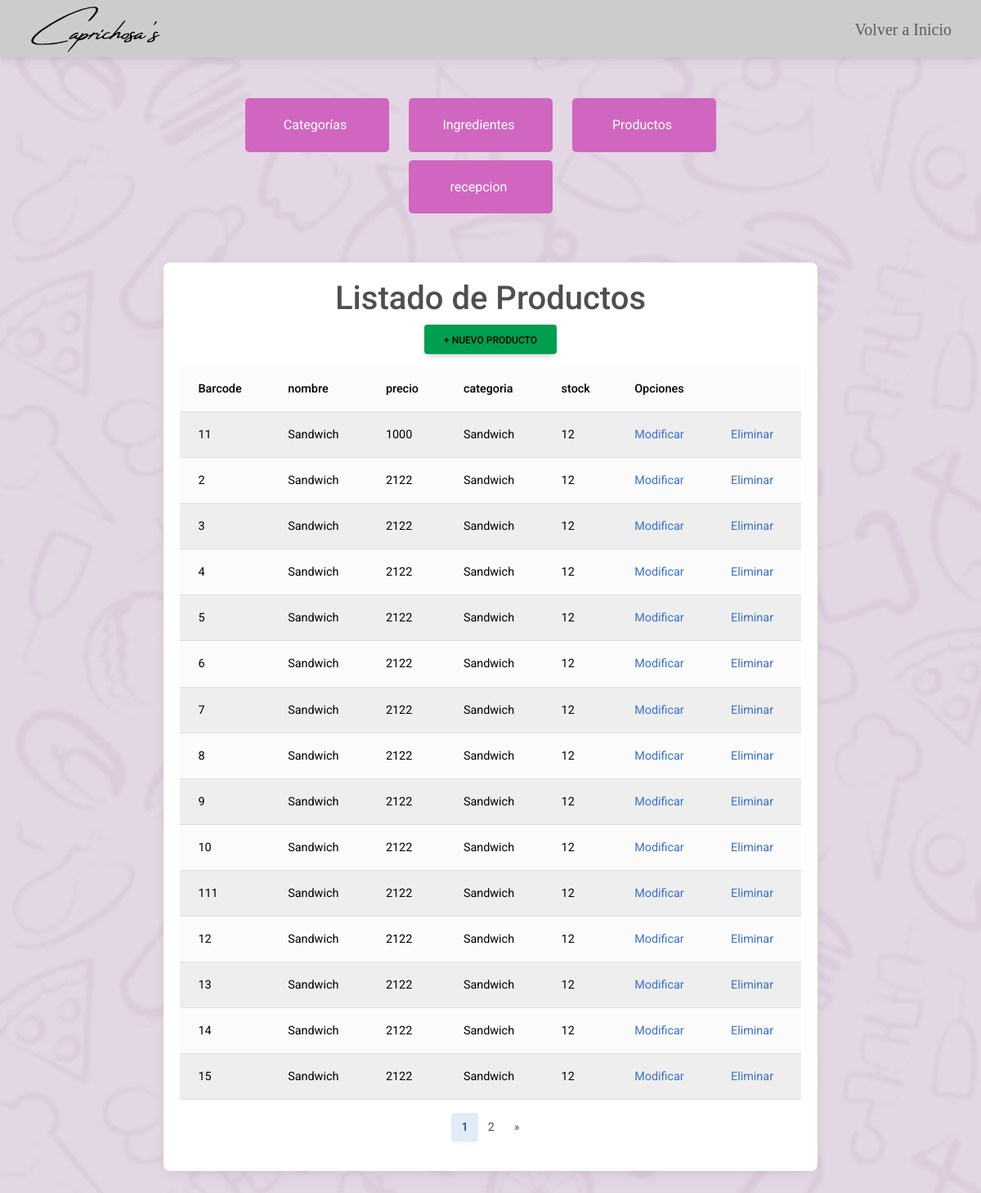
/crud/Listado-productos, run on an earlier commit of the app's database.
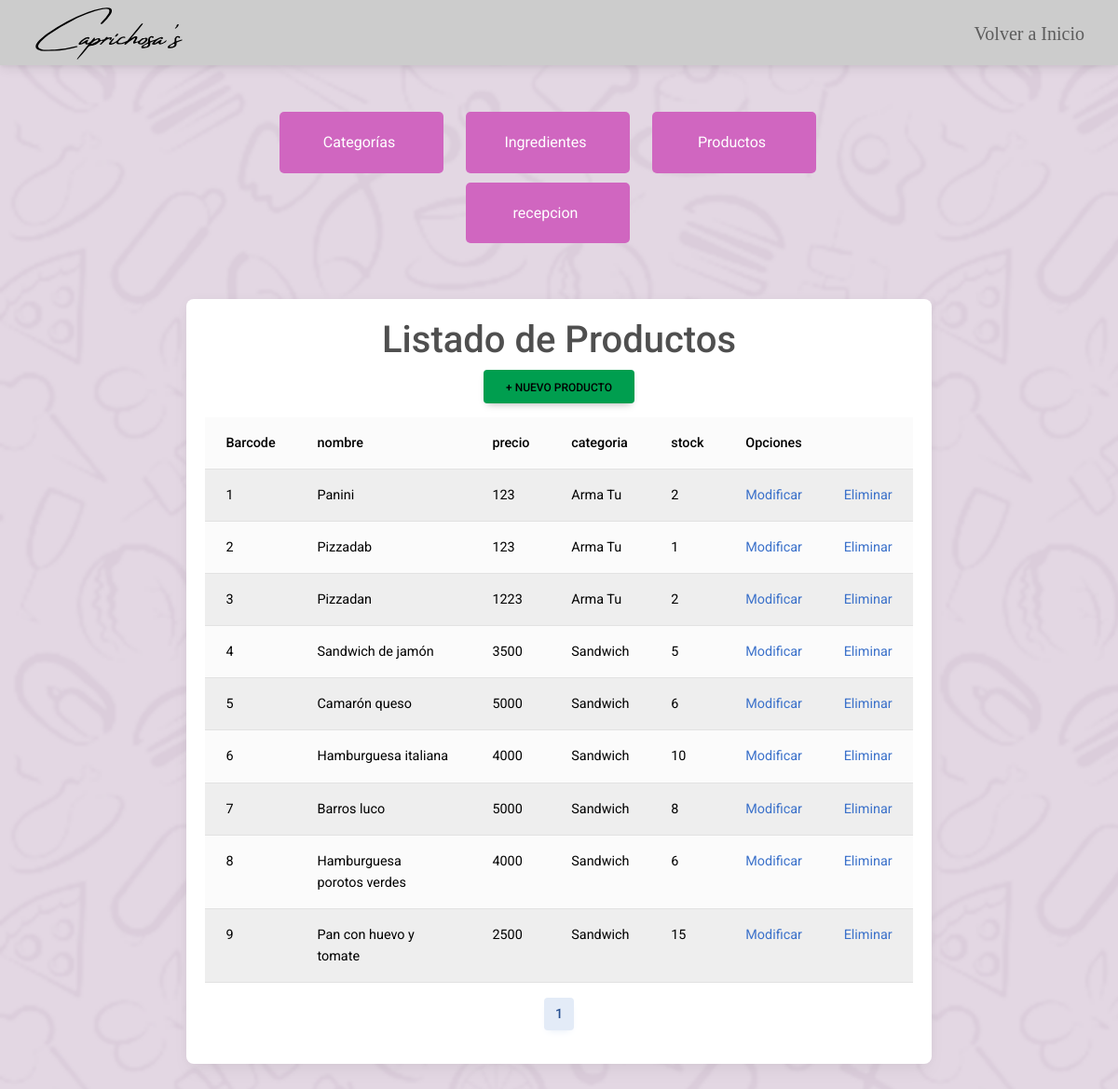
And on a later commit of the database.
### core/models.py (models this page shows, shortened)
class PRODUCTO(models.Model):
    Barcode = models.CharField(max_length=50 ,primary_key=True ,verbose_name='Barcode')
    nombre =  models.CharField(max_length=50 ,verbose_name='nombre')
    slug = AutoSlugField(populate_from='nombre')
    precio = models.IntegerField(verbose_name='precio')
    stock = models.IntegerField(verbose_name='stock')
    imgurl = models.CharField(max_length=600,verbose_name='url_img')
    descripcion = models.TextField(max_length=600,verbose_name='descripcion',null=True)
    is_activo = models.BooleanField(default=True)
    destacado = models.BooleanField(default=False)
    categoria = models.ForeignKey(CATEGORIA,on_delete=models.CASCADE)

class CATEGORIA(models.Model):
    nombre = models.CharField(max_length=50,primary_key=True, verbose_name='nombre de la categoria')
    slug = AutoSlugField(populate_from='nombre')
    is_activo = models.BooleanField(default=True)
    def __str__(self) -> str:
        return self.nombre

### core/views.py (the view)
# urls.py: path("crud/Listado-productos",Lproductos,name="Lproductos"),
def Lproductos(request):
    productos = PRODUCTO.objects.all()
    paginator = Paginator(productos, 15)  # 15 productos por página
    page_number = request.GET.get('page')
    productos = paginator.get_page(page_number)
    context = {'productos': productos}
    return render(request, 'core/Crud/Listas/Lproductos.html', context)

### core/context_processor.py (called while the page is built)
def importe_total_carro(request):
    total=0
    if 'carro' in request.session:
        for key, value in request.session["carro"].items():
            total += int(value["acumulado"])
    return {'importe_total_carro':total}

def counter(request):
    cart_count = 0
    if 'carro' in request.session:
        for key, value in request.session["carro"].items():
            cart_count +=  int(value["cantidad"])
    return dict(cart_count=cart_count)

### core/templates/core/Crud/Listas/Lproductos.html (shortened to what this page needs)
{% extends 'core/Crud/crud.html' %}
{% load static %}
{% block content %}
<div class="container">
  <div class="card">
    <h1>Listado de Productos</h1>
    <li style="list-style: none;">
      <a class="btn new" href="{% url 'Productoform' %}">+ Nuevo Producto</a>
    </li>
    <div class="row">
      <table class="table table-light table-striped">
        <thead>
          <tr>
            <th scope="col">Barcode</th>
            <th scope="col">nombre</th>
            <th scope="col">precio</th>
            <th scope="col">categoria</th>
            <th scope="col">stock</th>
            <th scope="col" colspan="2">Opciones</th>
          </tr>
        </thead>
        <tbody>
          {% for ve in productos %}
          <tr>
            <td>{{ve.Barcode}}</td>
            <td>{{ve.nombre}}</td>
            <td>{{ve.precio}}</td>
            <td>{{ve.categoria}}</td>
            <td>{{ve.stock}}</td>
            <td><a href="{% url 'Mod_Producto' ve.Barcode %}">Modificar</a></td>
            <td><a href="{% url 'delete_Producto' ve.Barcode %}">Eliminar</a></td>
          </tr>
          {% endfor %}
        </tbody>
      </table>
    </div>
    <div class="row">
      <nav aria-label="Page navigation">
        <ul class="pagination justify-content-center">
          {% for page in productos.paginator.page_range %}
          {% if productos.number == page %}
          <li class="page-item active"><a class="page-link" href="?page={{ page }}">{{ page }}</a></li>
          {% else %}
          <li class="page-item"><a class="page-link" href="?page={{ page }}">{{ page }}</a></li>
          {% endif %}
          {% endfor %}
          {% if productos.has_next %}
          <li class="page-item">
            <a class="page-link" href="?page={{ productos.next_page_number }}" aria-label="Next">
              <span aria-hidden="true">&raquo;</span>
            </a>
          </li>
          {% endif %}
        </ul>
      </nav>
    </div>
  </div>
</div>
{% endblock %}

### core/templates/core/Crud/crud.html (shortened to what this page needs)
<!DOCTYPE html>
<html lang="es">
  {%load static%}
<head>
  <link rel="stylesheet" href="{% static 'core/css/styles.css'%}">
  <link href="https://cdnjs.cloudflare.com/ajax/libs/font-awesome/6.0.0/css/all.min.css" rel="stylesheet" />
  <link href="https://cdnjs.cloudflare.com/ajax/libs/mdb-ui-kit/6.2.0/mdb.min.css" rel="stylesheet" />
</head>
<body class="crud">
  <header>
    <nav class="navbar navbar-expand-lg">
      <div class="container-fluid">
        <a class="navbar-brand" href="/"><img class="px-4" src="{% static 'core/img/logo.svg'%}" alt="Logo" height="60"></a>
        <div class="collapse navbar-collapse justify-content-end" id="navbarNavAltMarkup">
          <ul class="navbar-nav">
            <li class="nav-item">
              <a class="nav-link px-4" href="/">Volver a Inicio</a>
            </li>
          </ul>
        </div>
      </div>
    </nav>
  </header>
  <div class="containercrud">
    <div class="row justify-content-center">
      <div class="col-12 col-md-6 col-lg-4">
        <a class="custom-btn" href="{% url 'Lcategorias' %}">Categorías</a>
      </div>
      <div class="col-12 col-md-6 col-lg-4">
        <a class="custom-btn" href="{% url 'Lingredientes' %}">Ingredientes</a>
      </div>
      <div class="col-12 col-md-6 col-lg-4">
        <a class="custom-btn" href="{% url 'Lproductos' %}">Productos</a>
      </div>
      <div class="col-12 col-md-6 col-lg-4">
        <a class="custom-btn" href="{% url 'viewVendedor' %}">recepcion</a>
      </div>
    </div>
    </div>
  <section>
    {% block content %}
    {% endblock %}
  </section>
<br>
<br>
<br>
</body>
</html>

### core/static/core/css/styles.css (style rules this page uses)
body { background-image: url(../img/bodybg.png); background-repeat: no-repeat; background-attachment: fixed; background-size: cover; }
.navbar { background-color: #CCCCCC; height: 70px; }
#navbarNavAltMarkup { font-size: 20px; background-color: #CCCCCC; }
.nav-link { font-family: vertiky; --nav-pills-link-font-size: 100px; }
.row { width: 100%; }
.crud .container { margin-top: 50px; display: flex; align-items: center; justify-content: center; }
.crud .card { width: 800px; padding: 20px; align-items: center; justify-content: center; }
.crud .new { color: #000000; background-color: #009e4f; margin-bottom: 15px; }
.containercrud { max-width: 600px; margin: 0 auto; padding-top: 20px; }
.custom-btn { display: block; width: 100%; text-align: center; margin-bottom: 10px; padding-top: 20px; padding-bottom: 20px; padding-left: 25px; padding-right: 30px; background-color: #D066C0; color: #ffffff; text-decoration: none; border-radius: 5px; transition: background-color 0.3s ease; }
.crud { display: flex; flex-direction: column; min-height: 100vh; }
.crud .containercrud { flex-grow: 1; padding-top: 50px; }

What changed in the data, as far as the page shows it:
removed PRODUCTO: Barcode "11", nombre "Sandwich", precio "1000", categoria "Sandwich", stock "12"
removed PRODUCTO: Barcode "10", nombre "Sandwich", precio "2122", categoria "Sandwich", stock "12"
removed PRODUCTO: Barcode "111", nombre "Sandwich", precio "2122", categoria "Sandwich", stock "12"
removed PRODUCTO: Barcode "12", nombre "Sandwich", precio "2122", categoria "Sandwich", stock "12"
removed PRODUCTO: Barcode "13", nombre "Sandwich", precio "2122", categoria "Sandwich", stock "12"
removed PRODUCTO: Barcode "14", nombre "Sandwich", precio "2122", categoria "Sandwich", stock "12"
removed PRODUCTO: Barcode "15", nombre "Sandwich", precio "2122", categoria "Sandwich", stock "12"
added PRODUCTO: Barcode "1", nombre "Panini", precio "123", categoria "Arma Tu", stock "2"
changed PRODUCTO id 2: nombre "Sandwich" → "Pizzadab"; precio "2122" → "123"; categoria "Sandwich" → "Arma Tu"; stock "12" → "1"
changed PRODUCTO id 3: nombre "Sandwich" → "Pizzadan"; precio "2122" → "1223"; categoria "Sandwich" → "Arma Tu"; stock "12" → "2"
changed PRODUCTO id 4: nombre "Sandwich" → "Sandwich de jamón"; precio "2122" → "3500"; stock "12" → "5"
changed PRODUCTO id 5: nombre "Sandwich" → "Camarón queso"; precio "2122" → "5000"; stock "12" → "6"
changed PRODUCTO id 6: nombre "Sandwich" → "Hamburguesa italiana"; precio "2122" → "4000"; stock "12" → "10"
changed PRODUCTO id 7: nombre "Sandwich" → "Barros luco"; precio "2122" → "5000"; stock "12" → "8"
changed PRODUCTO id 8: nombre "Sandwich" → "Hamburguesa porotos verdes"; precio "2122" → "4000"; stock "12" → "6"
changed PRODUCTO id 9: nombre "Sandwich" → "Pan con huevo y tomate"; precio "2122" → "2500"; stock "12" → "15"
Also different on the page:
list line gone: "2"
